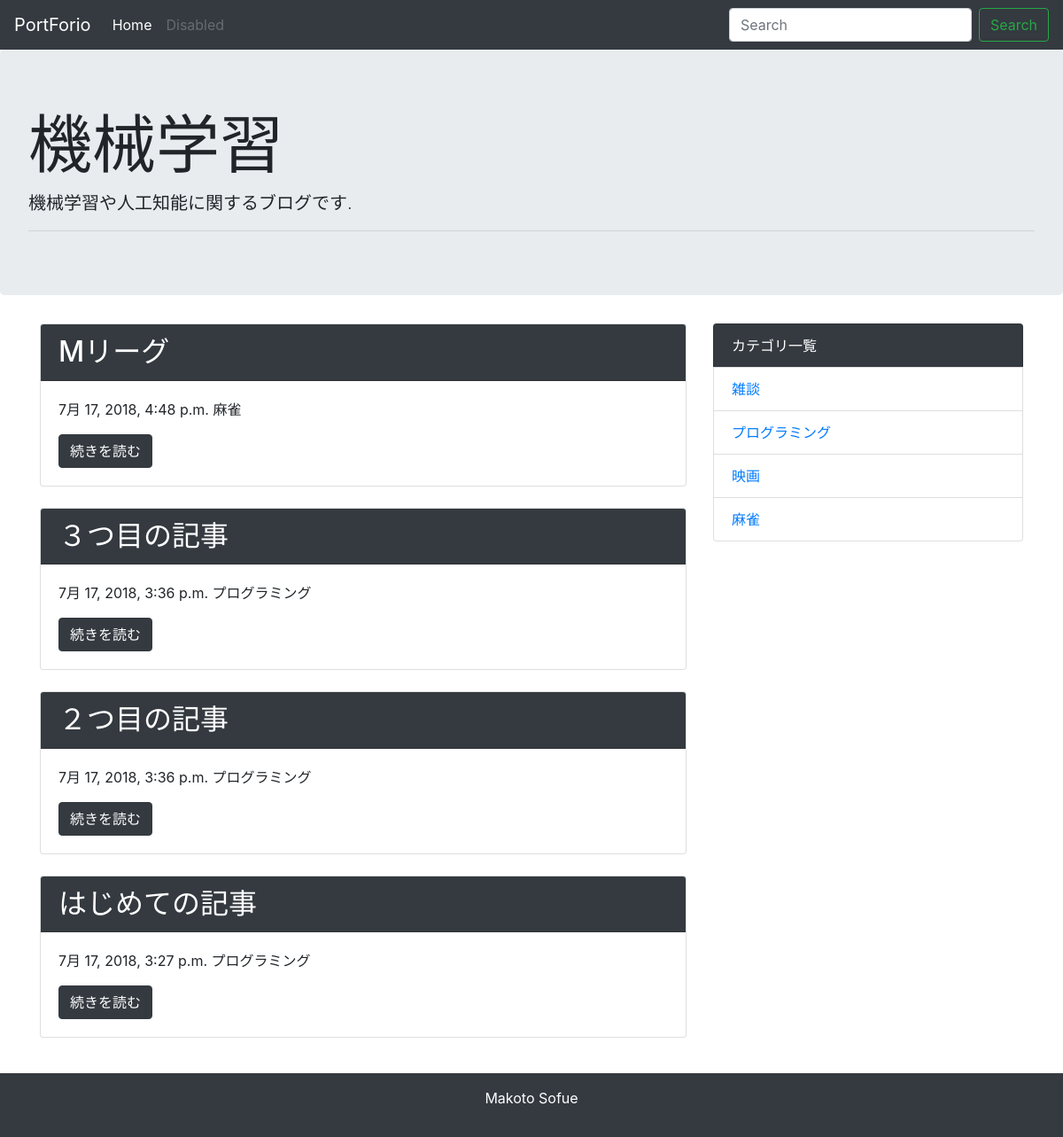
Before: / with the older database file.
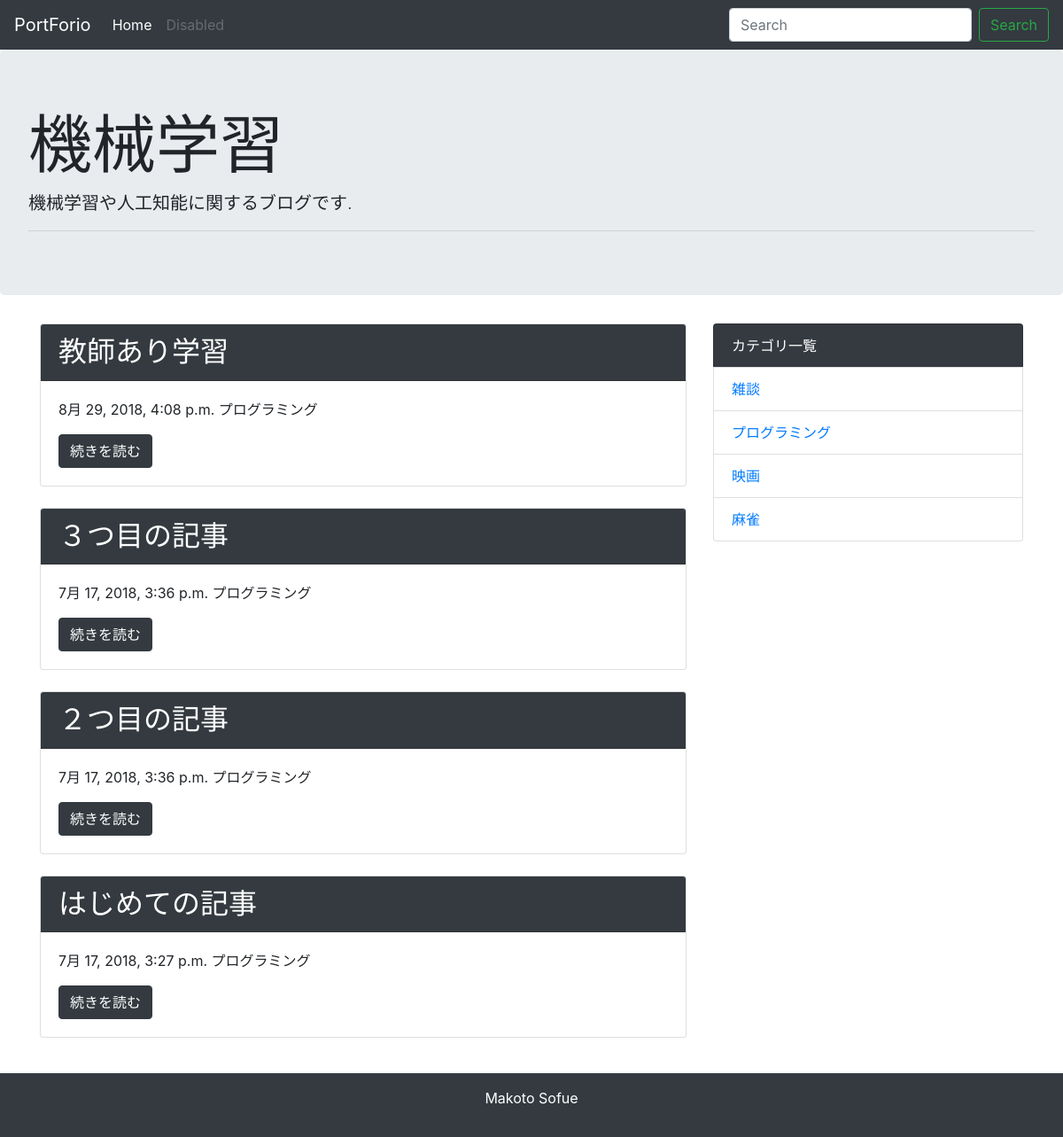
After: the same page with the newer database file.
### blog/models.py (models this page shows, shortened)
class Post(models.Model):
    title = models.CharField("タイトル", max_length=255)
    text = models.TextField("本文")
    created_at = models.DateTimeField("作成日", default=timezone.now)
    category = models.ForeignKey(Category, verbose_name="カテゴリ",on_delete=models.PROTECT)

class Category(models.Model):
    name = models.CharField("カテゴリ名", max_length=255)
    created_at = models.DateTimeField("作成日", default=timezone.now)
    def __str__(self):
        return self.name

### blog/views.py (the view)
# urls.py: path('', views.IndexView.as_view(), name='index'),
class IndexView(generic.ListView):
    model = Post
    pagenate_by = 10
    def get_queryset(self):
        queryset = Post.objects.order_by('-created_at')
        keyword = self.request.GET.get('keyword')
        if keyword :
            queryset = queryset.filter(
                Q(title__icontains=keyword) | Q(text__icontains=keyword)
                )
        return queryset

### blog/context_processors.py (called while the page is built)
def common(request):
    context = {
        'category_list':Category.objects.all(),
    }
    return context

### blog/templates/blog/post_list.html (shortened to what this page needs)
{% extends 'blog/base.html' %}
{% block content %}
{% for post in post_list %}
<div class="card mb-4 ">
    <h2 class="card-header bg-dark text-white ">{{ post.title }}</h2>
    <div class="card-body">
        <p>{{ post.created_at }}  {{ post.category }}</p>
        <a href="{% url 'blog:detail' post.pk %}" class="btn btn-dark">続きを読む</a>
    </div>
</div>
{% endfor %}
{% endblock %}

### blog/templates/blog/base.html (shortened to what this page needs)
<!doctype html>
<html lang="ja">
  <head>
    <link rel="stylesheet" href="https://maxcdn.bootstrapcdn.com/bootstrap/4.0.0-beta.2/css/bootstrap.min.css">
  </head>
  <body>
    <nav class="navbar navbar-expand-lg navbar-dark bg-dark">
      <a class="navbar-brand" href="#">PortForio</a>
      <div class="collapse navbar-collapse" id="navbarSupportedContent">
        <ul class="navbar-nav mr-auto">
          <li class="nav-item active">
            <a class="nav-link" href="{% url 'blog:index' %}">Home
            </a>
          </li>
          <li class="nav-item">
            <a class="nav-link disabled" href="#">Disabled</a>
          </li>
        </ul>
        <form class="form-inline my-2 my-lg-0" method="GET" action="{% url "blog:index" %}">
          <input class="form-control mr-sm-2" type="text" placeholder="Search" aria-label="Search" name="keyword">
          <button class="btn btn-outline-success my-2 my-sm-0" type="submit">Search</button>
        </form>
      </div>
    </nav>
    <div class="jumbotron">
      <h1 class="display-3">機械学習</h1>
      <p class="lead">機械学習や人工知能に関するブログです.</p>
      <hr class="my-2">
    </div>
    <div class="container">
      <div class="row">
        <div class="col-md-8">
          {% block content %}
          {% endblock %}
        </div>
        <div class="col-md-4">
          <ul class="list-group mb-4">
            <li class="list-group-item bg-dark text-white" >カテゴリ一覧</li>
             {% for category in category_list %}
            <li class="list-group-item"><a href="{% url 'blog:category' category.pk %}">{{ category }}</a></li>
             {% endfor %}
          </ul>
        </div>
      </div>
    </div>
    <footer class="bg-dark text-white text-center py-3">
      <P>Makoto Sofue</P>
    </footer>
  </body>
</html>

### blog/templates/blog/page.html (shortened to what this page needs)
{% load mytag %}

Changed rows visible on the page:
removed Post: title "Mリーグ", created_at "7月 17, 2018, 4:48 p.m.", category "麻雀"
added Post: title "教師あり学習", created_at "8月 29, 2018, 4:08 p.m.", category "プログラミング"
